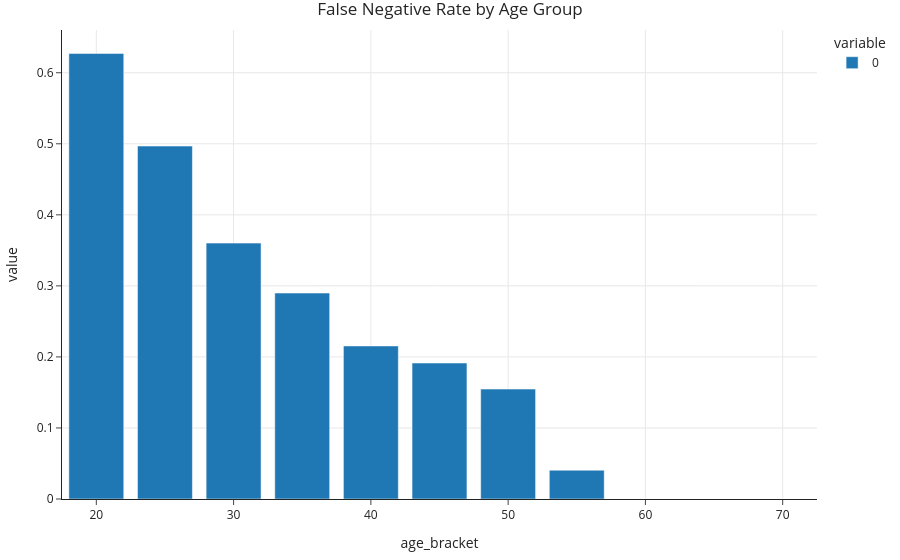

This figure's notebook cell:
### Markdown cell above
### False negative rate by age

### Code cell
results = X_test
results['age_bracket'] = results['age'].apply(lambda x: 5 * (x // 5 + 1))
results['prediction'] = y_pred
results['tag'] = y_test

(
    results
    .groupby('age_bracket')
    [['tag', 'prediction']]
    .apply(lambda x: 1 - metrics.recall_score(x['tag'], x['prediction']))
    .plot(kind='bar', title='False Negative Rate by Age Group')
)

### Figure 1 — Plotly figure (JSON) as saved in the notebook; plotly's stock layout.template omitted (floating-point values rounded to 4 significant figures)
{"data": [{"alignmentgroup": "True", "hovertemplate": "variable=0<br>age_bracket=%{x}<br>value=%{y}<extra></extra>", "legendgroup": "0", "marker": {"color": "#1F77B4", "pattern": {"shape": ""}}, "name": "0", "offsetgroup": "0", "orientation": "v", "showlegend": true, "textposition": "auto", "type": "bar", "x": [20, 25, 30, 35, 40, 45, 50, 55, 60, 65, 70], "xaxis": "x", "y": [0.6272, 0.4968, 0.3602, 0.2899, 0.2154, 0.1914, 0.1547, 0.04054, 0, 0, 0], "yaxis": "y"}], "layout": {"autosize": true, "barmode": "relative", "legend": {"title": {"text": "variable"}, "tracegroupgap": 0}, "title": {"text": "False Negative Rate by Age Group"}, "xaxis": {"anchor": "y", "autorange": true, "domain": [0, 1], "range": [17.5, 72.5], "title": {"text": "age_bracket"}, "type": "linear"}, "yaxis": {"anchor": "x", "autorange": true, "domain": [0, 1], "range": [0, 0.6602], "title": {"text": "value"}, "type": "linear"}}}
